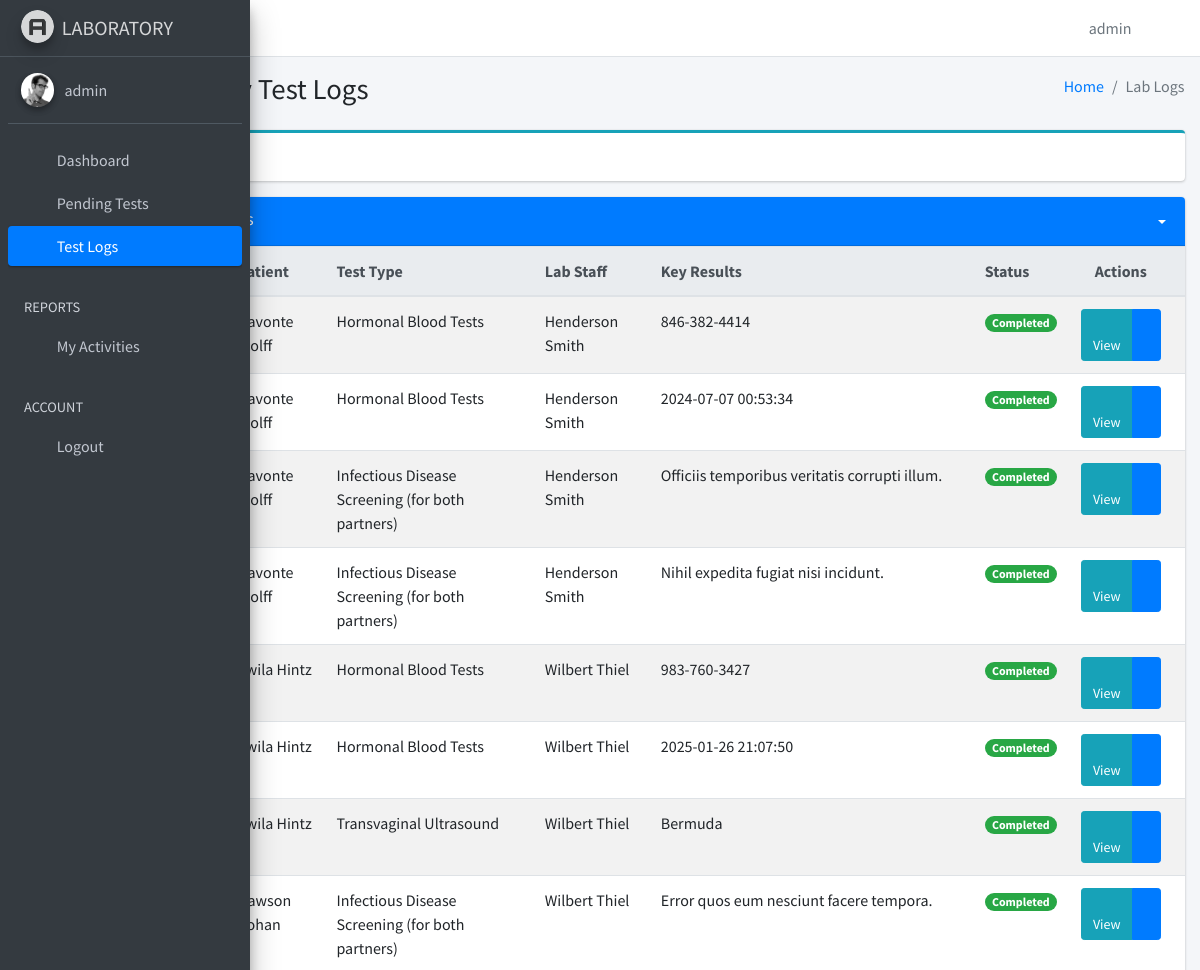
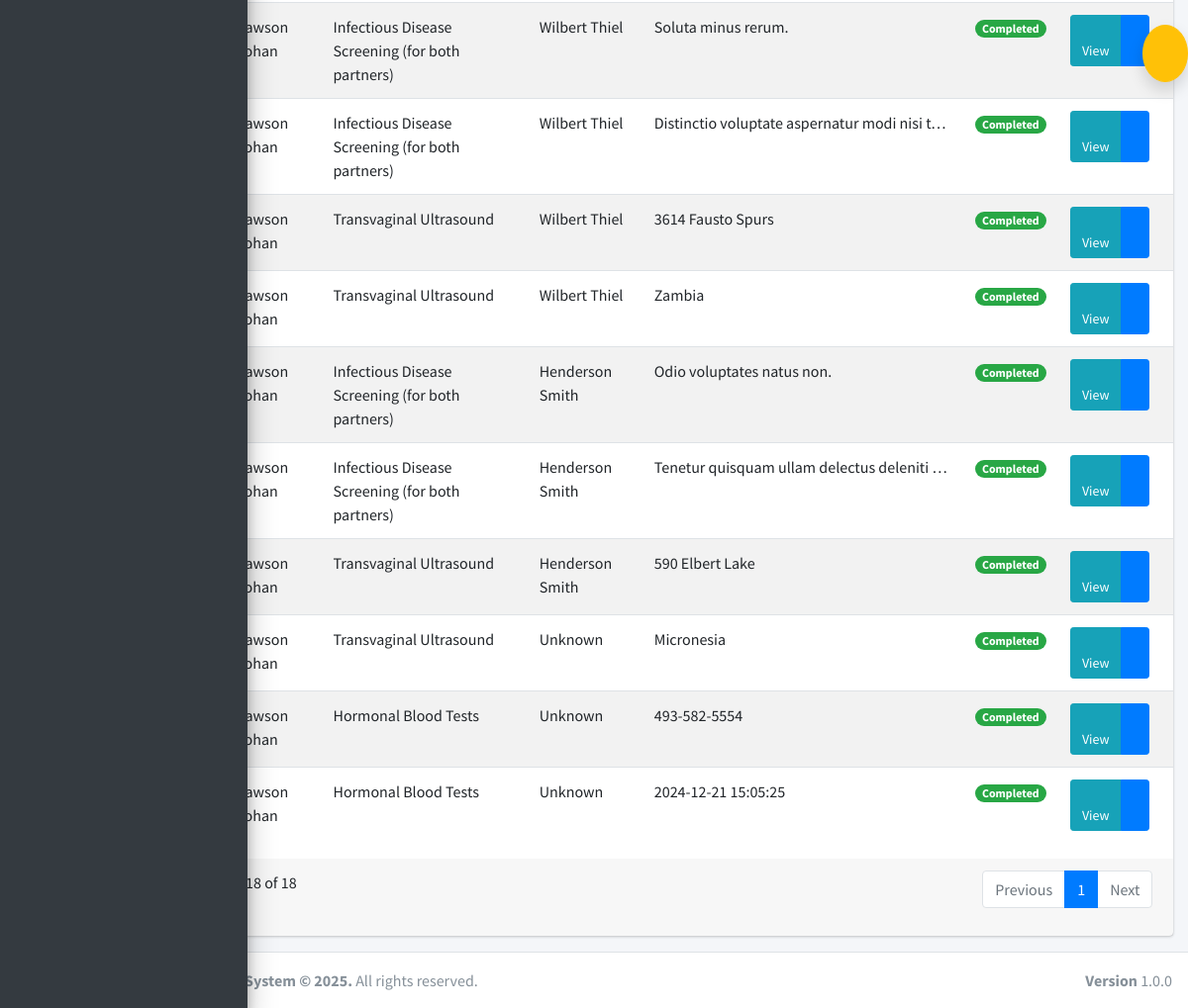
The page /l/internal_logs (signed in) on the database as committed earlier (2 pictures, top to bottom).
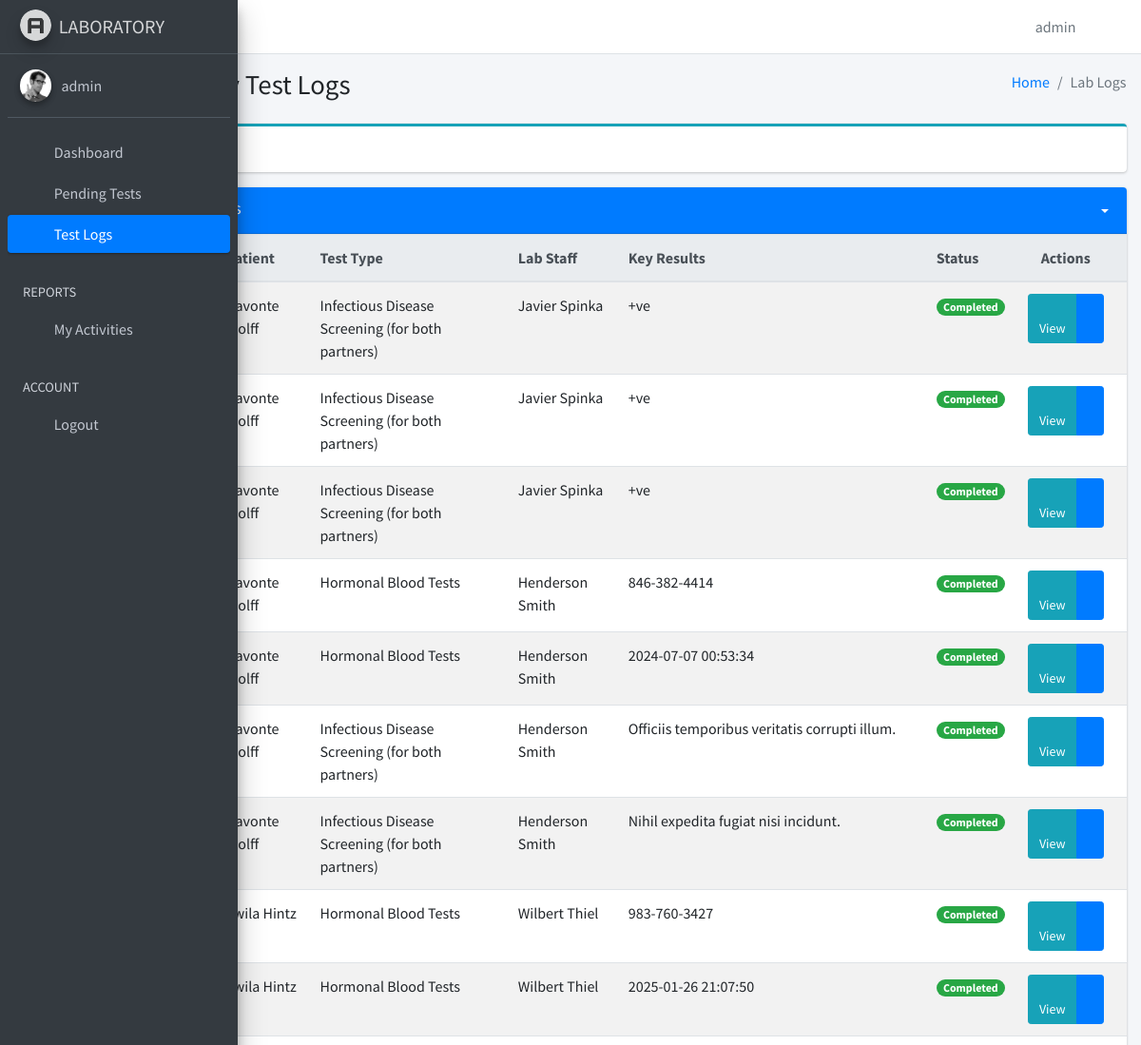
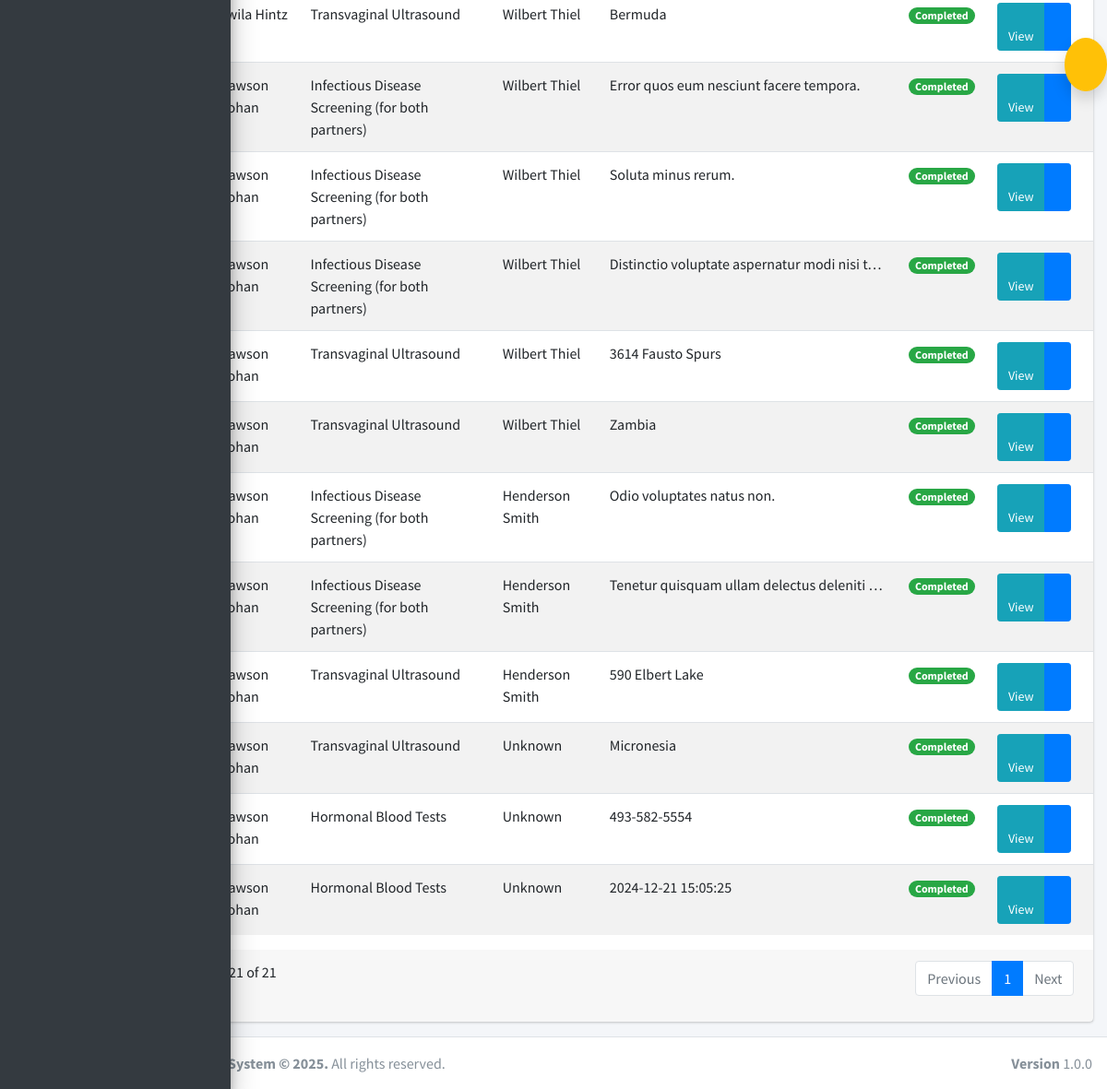
The same page on the database as committed later (2 pictures, top to bottom).
### hospapp/models.py (models this page shows, shortened)
class Patient(models.Model):
    BLOOD_GROUP_CHOICES = [
        ('A+', 'A+'), ('A-', 'A-'),
        ('B+', 'B+'), ('B-', 'B-'),
        ('AB+', 'AB+'), ('AB-', 'AB-'),
        ('O+', 'O+'), ('O-', 'O-'),
    ]
    STATUS_CHOICES = [
        ('critical', 'Critical'),
        ('recovered', 'Recovered'),
        ('stable', 'Stable'),
    ]
    RELATIONSHIP_CHOICES = [
        ('Spouse', 'Spouse'),
        ('Father', 'Father'),
        ('Mother', 'Mother'),
        ('Son', 'Son'),
        ('Daughter', 'Daughter'),
        ('Brother', 'Brother'),
        ('Sister', 'Sister'),
        ('Guardian', 'Guardian'),
        ('Friend', 'Friend'),
        ('Other', 'Other'),
    ]
    address = models.TextField()
    blood_group = models.CharField(max_length=3, choices=BLOOD_GROUP_CHOICES, default='O+')
    date_of_birth = models.DateField()
    date_registered = models.DateTimeField(auto_now_add=True)
    email = models.EmailField(blank=True, null=True)
    first_time = models.CharField(max_length=20, blank=True)
    full_name = models.CharField(max_length=200)
    gender = models.CharField(max_length=10)
    id_number = models.CharField(max_length=100, blank=True)
    id_type = models.CharField(max_length=20, blank=True)
    marital_status = models.CharField(max_length=20)
    nationality = models.CharField(max_length=50)
    phone = models.CharField(max_length=15)
    photo = models.ImageField(upload_to='patient_photos/', blank=True, null=True)
    state_of_origin = models.CharField(max_length=50, blank=True)
    patient_id = models.CharField(max_length=100, unique=True, editable=False)
    registered_by = models.ForeignKey(User, on_delete=models.SET_NULL, null=True, blank=True, related_name='patients_registered')
    next_of_kin_name = models.CharField(max_length=100)
    next_of_kin_phone = models.CharField(max_length=15)
    next_of_kin_relationship = models.CharField(max_length=20, choices=RELATIONSHIP_CHOICES, blank=True, null=True)
    next_of_kin_email = models.EmailField(blank=True, null=True)
    next_of_kin_address = models.TextField(blank=True, null=True)
    diagnosis = models.TextField(blank=True, null=True)
    is_inpatient = models.BooleanField(default=False)
    medication = models.TextField(blank=True, null=True)
    notes = models.TextField(blank=True, null=True)
    referred_by = models.CharField(max_length=100, blank=True, null=True)
    status = models.CharField(max_length=20, choices=STATUS_CHOICES, default='stable')
    class Meta:
        ordering = ['-date_registered']

class TestCategory(models.Model):
    name = models.CharField(max_length=100, unique=True)
    class Meta:
        verbose_name_plural = "Test Categories"

class LabTest(models.Model):
    STATUS_CHOICES = [
        ('cancelled', 'Cancelled'),
        ('completed', 'Completed'),
        ('in_progress', 'In Progress'),
        ('pending', 'Pending'),
    ]
    test_request_id = models.UUIDField(default=uuid4, editable=False, db_index=True)
    patient = models.ForeignKey(Patient, on_delete=models.CASCADE, related_name='lab_tests')
    category = models.ForeignKey('TestCategory', on_delete=models.CASCADE, related_name='test_category')
    test_name = models.CharField(max_length=100)
    normal_range = models.CharField(max_length=100, blank=True, null=True)
    notes = models.TextField(blank=True, null=True)
    result_value = models.TextField(blank=True, null=True)
    status = models.CharField(max_length=20, choices=STATUS_CHOICES, default='pending')
    testcompleted = models.BooleanField(default=0)
    doctor_comments = models.IntegerField(null=True, blank=True)
    labresulttestid = models.IntegerField(null=True, blank=True)
    date_performed = models.DateTimeField(null=True, blank=True)
    requested_at = models.DateTimeField(auto_now_add=True)
    submitted_on = models.DateField(default=timezone.now)
    time = models.TimeField(auto_now_add=True)
    doctor_name = models.CharField(max_length=100, blank=True)
    performed_by = models.ForeignKey(User, on_delete=models.SET_NULL, blank=True, null=True, related_name='performed_tests')
    recorded_by = models.ForeignKey(User, on_delete=models.SET_NULL, null=True, blank=True, related_name='recorded_tests')
    requested_by = models.ForeignKey(User, on_delete=models.SET_NULL, null=True, blank=True, related_name='requested_tests')
    instructions = models.TextField(blank=True, null=True)
    class Meta:
        ordering = ['-requested_at']

### hospapp/views.py (the view)
# urls.py: path('l/internal_logs', views.lab_internal_logs, name='lab_internal_logs'),
@login_required(login_url='home')
def lab_internal_logs(request):
    lab_tests = LabTest.objects.select_related('patient', 'recorded_by', 'category').order_by('-requested_at')
    logs = []
    for test in lab_tests:
        key_results = test.result_value if test.result_value else "N/A"
        display_status = test.status.capitalize() if test.status else "N/A"
        logs.append({
            'id': test.id,
            'date': test.date_performed.date() if test.date_performed else test.requested_at.date(),
            'patient_name': test.patient.full_name,
            'test_type': test.category.name if test.category else "Unknown Test Type",
            'lab_staff': test.recorded_by.get_full_name() if test.recorded_by else "Unknown",
            'key_results': key_results,
            'notes': test.notes if test.notes else '',
            'status': display_status,
        })
    context = {
        'lab_logs': logs,
    }
    return render(request, 'laboratory/logs.html', context)

### hospapp/templates/laboratory/logs.html (shortened to what this page needs)
{% extends "laboratory/base.html" %}
{% load static %}
{% block content %}
<section class="content-header">
  <div class="container-fluid">
    <div class="row mb-2">
      <div class="col-sm-6">
        <h1>Laboratory Test Logs</h1>
      </div>
      <div class="col-sm-6">
        <ol class="breadcrumb float-sm-right">
          <li class="breadcrumb-item"><a href="{% url 'laboratory' %}">Home</a></li>
          <li class="breadcrumb-item active">Lab Logs</li>
        </ol>
      </div>
    </div>
  </div>
</section>
<section class="content">
  <div class="container-fluid">
    <div class="row">
      <div class="col-12">
        <div class="card card-outline card-info mb-3 collapsed-card">
          <div class="card-header">
            <h3 class="card-title">Filter Options</h3>
            <div class="card-tools">
              <button type="button" class="btn btn-tool" data-card-widget="collapse">
                <i class="fas fa-plus"></i>
              </button>
            </div>
          </div>
        </div>
        {% if lab_logs %}
        <div class="card">
          <div class="card-header bg-primary">
            <h3 class="card-title">Lab Test Records</h3>
            <div class="card-tools">
              <button type="button" class="btn btn-tool" data-card-widget="collapse">
                <i class="fas fa-minus text-white"></i>
              </button>
              <div class="btn-group">
                <button type="button" class="btn btn-tool dropdown-toggle text-white" data-toggle="dropdown">
                  <i class="fas fa-download"></i>
                </button>
              </div>
            </div>
          </div>
          <div class="card-body p-0">
            <div class="table-responsive">
              <table class="table table-hover table-striped">
                <thead class="thead-light">
                  <tr>
                    <th>ID</th>
                    <th>Date</th>
                    <th>Patient</th>
                    <th>Test Type</th>
                    <th>Lab Staff</th>
                    <th>Key Results</th>
                    <th>Status</th>
                    <th class="text-center">Actions</th>
                  </tr>
                </thead>
                <tbody>
                  {% for log in lab_logs %}
                  <tr>
                    <td><span class="badge badge-secondary">{{ log.id }}</span></td>
                    <td>{{ log.date|date:"M d, Y" }}</td>
                    <td>{{ log.patient_name }}</td>
                    <td>{{ log.test_type }}</td>
                    <td>{{ log.lab_staff }}</td>
                    <td>
                      <span class="text-truncate d-inline-block" style="max-width: 300px;">
                        {{ log.key_results }}
                      </span>
                    </td>
                    <td>
                      <span class="badge badge-pill
                        {% if log.status == 'Completed' %}badge-success
                        {% elif log.status == 'Pending' %}badge-warning
                        {% else %}badge-secondary{% endif %}">
                        {{ log.status }}
                      </span>
                    </td>
                    <td class="text-center">
                      <div class="btn-group">
                        <button type="button" class="btn btn-info btn-sm view-details-btn"
                          data-toggle="modal"
                          data-target="#logDetailsModal"
                          data-log-id="{{ log.id }}">
                          <i class="fas fa-eye"></i> View
                        </button>
                        <button type="button" class="btn btn-primary btn-sm">
                          <i class="fas fa-print"></i>
                        </button>
                      </div>
                    </td>
                  </tr>
                  {% endfor %}
                </tbody>
              </table>
            </div>
          </div>
          <div class="card-footer">
            <div class="row">
              <div class="col-sm-12 col-md-5">
                <div class="dataTables_info" role="status" aria-live="polite">
                  Showing entries 1 to {{ lab_logs|length }} of {{ lab_logs|length }}
                </div>
              </div>
              <div class="col-sm-12 col-md-7">
                <div class="dataTables_paginate paging_simple_numbers">
                  <ul class="pagination justify-content-end">
                    <li class="paginate_button page-item previous disabled">
                      <a href="#" class="page-link">Previous</a>
                    </li>
                    <li class="paginate_button page-item active">
                      <a href="#" class="page-link">1</a>
                    </li>
                    <li class="paginate_button page-item next disabled">
                      <a href="#" class="page-link">Next</a>
                    </li>
                  </ul>
                </div>
              </div>
            </div>
          </div>
        </div>
        {% else %}
        <div class="alert alert-info">
          <h5><i class="icon fas fa-info-circle"></i> No Records Found</h5>
          There are no lab test logs available. New tests will appear here once they are recorded.
        </div>
        {% endif %}
      </div>
    </div>
  </div>
</section>
{% endblock %}

### hospapp/templates/laboratory/base.html (shortened to what this page needs)
{% load static %}
<!DOCTYPE html>
<html>
<head>
    <link rel="stylesheet" href="{% static 'plugins/fontawesome-free/css/all.min.css' %}">
    <link rel="stylesheet" href="{% static 'dist/css/adminlte.min.css' %}">
    <link href="{% static 'plugins/bootstrap-icons/bootstrap-icons.css' %}" rel="stylesheet">
</head>
<body class="hold-transition sidebar-mini sidebar-collapse">
    <div class="wrapper">
        <nav class="main-header navbar navbar-expand navbar-white navbar-light">
            <ul class="navbar-nav">
                <li class="nav-item">
                    <a class="nav-link" data-widget="pushmenu" href="#" role="button"></a>
                </li>
                <li class="nav-item d-none d-sm-inline-block">
                    <a href="{% url 'laboratory' %}" class="nav-link">Home</a>
                </li>
            </ul>
            <ul class="navbar-nav ml-auto">
                <li class="nav-item">
                    <span class="nav-link text-muted">
                        <i class="fas fa-user mr-1"></i>
                        {{ user.get_full_name|default:user.username }}
                    </span>
                </li>
                <li class="nav-item">
                    <a class="nav-link" href="{% url 'logout' %}" title="Logout">
                        <i class="fas fa-sign-out-alt"></i>
                    </a>
                </li>
            </ul>
        </nav>
        <aside class="main-sidebar sidebar-dark-primary elevation-4">
            <a href="{% url 'laboratory' %}" class="brand-link">
                <img src="{% static 'dist/img/AdminLTELogo.png' %}" alt="HMS Logo" class="brand-image img-circle elevation-3"
                    style="opacity: .8">
                <span class="brand-text font-weight-medium text-uppercase">Laboratory</span>
            </a>
            <div class="sidebar">
                <div class="user-panel mt-3 pb-3 mb-3 d-flex">
                    <div class="image">
                        {% if user.staff.photo %}
                        <img src="{{ user.staff.photo.url }}" class="img-circle elevation-2" alt="{{ user.get_full_name|default:user.username }}">
                        {% else %}
                        <img src="{% static 'dist/img/user2-160x160.jpg' %}" class="img-circle elevation-2" alt="User Image">
                        {% endif %}
                    </div>
                    <div class="info">
                        <a href="#" class="d-block">{{ user.get_full_name|default:user.username }}</a>
                    </div>
                </div>
                <nav class="mt-2">
                    <ul class="nav nav-pills nav-sidebar flex-column" data-widget="treeview" role="menu"
                        data-accordion="false">
                        <li class="nav-item">
                            <a href="{% url 'laboratory' %}" class="nav-link {% if request.resolver_match.url_name == 'laboratory' %}active{% endif %}">
                                <i class="nav-icon fas fa-tachometer-alt"></i>
                                <p>Dashboard</p>
                            </a>
                        </li>
                        <li class="nav-item">
                            <a href="{% url 'lab_test_entry' %}" class="nav-link {% if request.resolver_match.url_name == 'lab_test_entry' %}active{% endif %}">
                                <i class="nav-icon fas fa-vials"></i>
                                <p>Pending Tests</p>
                            </a>
                        </li>
                        <li class="nav-item">
                            <a href="{% url 'lab_internal_logs' %}" class="nav-link {% if request.resolver_match.url_name == 'lab_internal_logs' %}active{% endif %}">
                                <i class="nav-icon fas fa-history"></i>
                                <p>Test Logs</p>
                            </a>
                        </li>
                        <li class="nav-header">REPORTS</li>
                        <li class="nav-item">
                            <a href="{% url 'lab_activity_report' %}" class="nav-link {% if request.resolver_match.url_name == 'lab_activity_report' %}active{% endif %}">
                                <i class="nav-icon fas fa-chart-line"></i>
                                <p>My Activities</p>
                            </a>
                        </li>
                        <li class="nav-header">ACCOUNT</li>
                        <li class="nav-item">
                            <a href="{% url 'logout' %}" class="nav-link">
                                <i class="nav-icon fas fa-sign-out-alt text-danger"></i>
                                <p>Logout</p>
                            </a>
                        </li>
                    </ul>
                </nav>
            </div>
        </aside>
        <div class="content-wrapper">
            {% block content %}
            {% endblock %}
        </div>
        <div id="notification-bell" style="position: fixed; top: 50%; right: 0; z-index: 1050; display: none;">
            <button class="btn btn-warning rounded-circle p-3 shadow" id="toggleNotifications">
                <i class="fas fa-bell"></i>
            </button>
        </div>
        <footer class="main-footer">
            <div class="float-right d-none d-sm-block">
                <b>Version</b> 1.0.0
            </div>
            <strong>Hospital Management System &copy; {% now "Y" %}.</strong> All rights reserved.
        </footer>
    </div>
</body>
</html>

Rows that differ between the two databases and show on the page:
added LabTest: key_results "+ve"
added LabTest: key_results "+ve"
added LabTest: key_results "+ve"
Other text that changed with them:
{{ lab_logs|length }}: "18" → "21"
new list line: "Davonte Wolff"
new list line: "Infectious Disease Screening (for both partners)"
new list line: "Javier Spinka Completed View"
